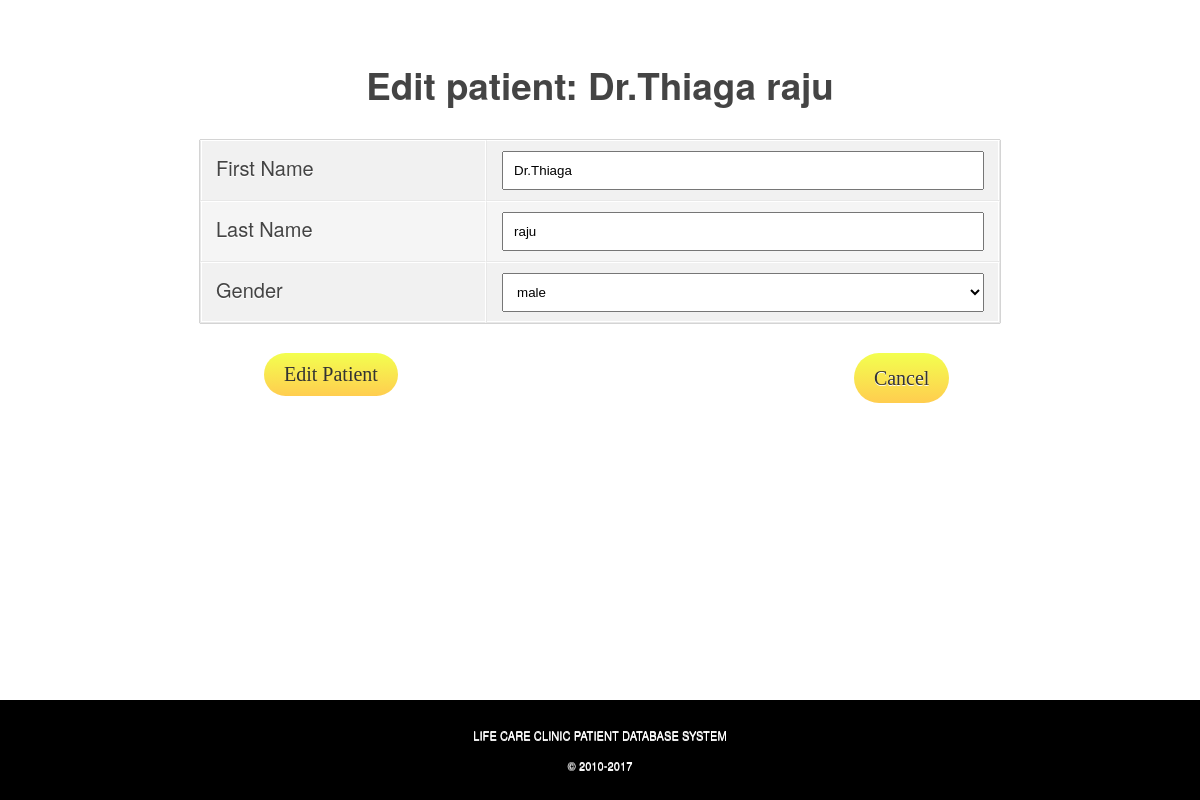
The page /edit_patient.php?id=10 (signed in) on the database its author committed.
### tables this page shows
CREATE TABLE `patient_users` (
  `id` int(11) NOT NULL,
  `first_name` varchar(50) NOT NULL,
  `last_name` varchar(50) NOT NULL,
  `gender` tinyint(1) NOT NULL
);

### includes/functions.php (called while the page is built, shortened)
<?php
	function find_patient_by_id($patient_id) {
		global $connection;
		$safe_patient_id = mysqli_real_escape_string($connection, $patient_id);
		$query  = "SELECT * ";
		$query .= "FROM patient_users ";
		$query .= "WHERE id = {$safe_patient_id} ";
		$query .= "LIMIT 1";
		$patient_set = mysqli_query($connection, $query);
		if($patient = mysqli_fetch_assoc($patient_set)) {
			return $patient;
		} else {
			return null;
		}
	}
?>

### public/edit_patient.php (the view, shortened to what this page needs)
<?php require_once("../includes/db_connection.php"); ?>
<?php require_once("../includes/functions.php"); ?>
<?php
$patient = find_patient_by_id($_GET["id"]);
?>
<?php include("../includes/layout/admin_header.php"); ?>
<div id="navigation">
    <br><br>
    <h2>Edit patient: <?php echo htmlentities($patient["first_name"] . ' ' . $patient["last_name"]); ?></h2>
</div>
<form action="edit_patient.php?id=<?php echo urlencode($patient["id"]); ?>" method="post">
    <table>
        <tr> <td>First Name</td>
            <td>
                <input type="text" name="first_name" value="<?php echo htmlentities($patient["first_name"]); ?>" />
            </td>
        </tr>
        <tr>
            <td>Last Name</td>
            <td>
                <input type="text" name="last_name" value="<?php echo htmlentities($patient["last_name"]); ?>" />
            </td>
        </tr>
        <tr>
            <td>Gender</td>
            <td>
                <select name="gender">
                    <?php if ($patient["gender"] == 0): ?>
                        <option value="0"selected>female</option>
                        <option value="1">male</option>
                    <?php elseif ($patient["gender"] == 1): ?>
                        <option value="1" selected>male</option>
                    <?php else: ?>
                        <option value="0">female</option>
                        <option value="1">male</option>
                    <?php endif; ?>
                </select>
            </td>
        </tr>
    </table>
    <input class="btn" type="submit" name="submit" value="Edit Patient" />
</form>
<br />
<a class="btn last onePage"href="manage_patient.php">Cancel</a>
<?php include("../includes/layout/admin_footer.php"); ?>

### public/css/main.css (style rules this page uses)
*,*:after,*:before { padding: 0px; margin: 0px; box-sizing: border-box; }
body { position: absolute; width: 100%; height: 100%; color: #444; font: 100%/30px 'Helvetica Neue', helvetica, arial, sans-serif !important; text-shadow: 0 1px 0 #fff; }
#navigation { position: relative; width:100%; text-align: left; padding:10px; }
#navigation h2 { font-size: 2.3em; text-align: center; }
table { background: #f5f5f5; border-collapse: separate; box-shadow: 0px 0px 1px rgb(0,0,0); font-size: 20px; line-height: 24px; margin: 30px auto; text-align: left; width: 800px; }
td { border-right: 1px solid #fff; border-left: 1px solid #e8e8e8; border-top: 1px solid #fff; border-bottom: 1px solid #e8e8e8; padding: 10px 15px; position: relative; transition: all 300ms; }
td input { padding: 10px; width: 100%; }
td select { padding: 10px; width: 100%; }
td:first-child { box-shadow: inset 1px 0 0 #fff; }
td:last-child { border-right: 1px solid #e8e8e8; box-shadow: inset -1px 0 0 #fff; }
tr { background: url(https://jackrugile.com/images/misc/noise-diagonal.png); }
tr:nth-child(odd) td { background: #f1f1f1 url(https://jackrugile.com/images/misc/noise-diagonal.png); }
tr:last-of-type td { box-shadow: inset 0 -1px 0 #fff; }
tr:last-of-type td:first-child { box-shadow: inset 1px -1px 0 #fff; }
tr:last-of-type td:last-child { box-shadow: inset -1px -1px 0 #fff; }
.btn { background: #f3ff4f; background-image: -webkit-linear-gradient(top, #f3ff4f, #ffcd4f); background-image: -moz-linear-gradient(top, #f3ff4f, #ffcd4f); background-image: -ms-linear-gradient(top, #f3ff4f, #ffcd4f); background-image: -o-linear-gradient(top, #f3ff4f, #ffcd4f); background-image: linear-gradient(to bottom, #f3ff4f, #ffcd4f); -webkit-border-radius: 28; -moz-border-radius: 28; border-radius: 28px; font-family: Georgia; color: #333333; font-size: 20px; padding: 10px 20px 10px 20px; text-decoration: none; }
.btn.last { margin-left:10%; }
input.btn { border: none; margin-left:22%; float:left; }
.btn.onePage { float:left; margin-top: -30px; margin-left:38%; }

### rows shown on the page
patient_users: first_name+last_name "Dr.Thiaga raju", first_name "Dr.Thiaga", last_name "raju", gender "male"
